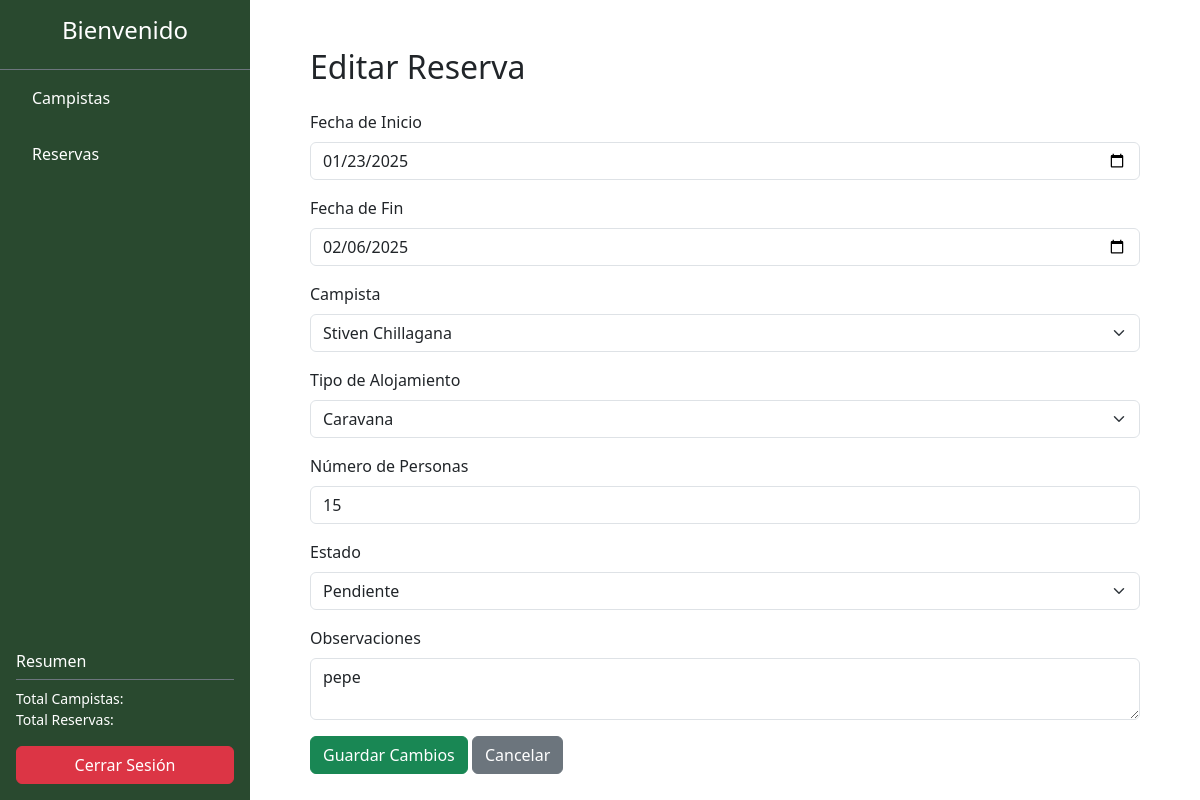
Screenshot of /reservas/editar/4/ (signed in) with the database file from the repository.
### Aplicaciones/Reservas_Camping_SD/models.py (models this page shows)
class Reserva(models.Model):
    TIPO_ALOJAMIENTO = [
        ('Tienda', 'Tienda'),
        ('Cabaña', 'Cabaña'),
        ('Caravana', 'Caravana'),
    ]
    ESTADO_RESERVA = [
        ('Confirmada', 'Confirmada'),
        ('Pendiente', 'Pendiente'),
        ('Cancelada', 'Cancelada'),
    ]
    fecha_inicio = models.DateField()
    fecha_fin = models.DateField()
    campista = models.ForeignKey(Campista, on_delete=models.CASCADE)
    usuario = models.ForeignKey(Usuario, on_delete=models.CASCADE)  # Relación con Usuario
    tipo_alojamiento = models.CharField(max_length=50, choices=TIPO_ALOJAMIENTO)
    numero_personas = models.PositiveIntegerField()
    estado = models.CharField(max_length=50, choices=ESTADO_RESERVA)
    observaciones = models.TextField(blank=True, null=True)

class Campista(models.Model):
    nombre_completo = models.CharField(max_length=100)
    correo_electronico = models.EmailField(unique=True)
    telefono = models.CharField(max_length=15)
    direccion = models.TextField(blank=True, null=True)
    usuario = models.ForeignKey('Usuario', on_delete=models.CASCADE)

### Aplicaciones/Reservas_Camping_SD/views.py (the view, shortened to what this page needs)
# urls.py: path('reservas/editar/<int:id>/', views.editar_reserva),  # Editar una reserva existente, identificada por su ID
def editar_reserva(request, id):
    reserva = Reserva.objects.filter(id=id, usuario__usuario=request.session['usuario']).first()  # Filtra por usuario actual
    if not reserva:
        messages.error(request, 'Reserva no encontrada o no tiene permiso para editarla.')
        return redirect('/reservas/')
    campistas = Campista.objects.all()
    reserva.fecha_inicio = reserva.fecha_inicio.strftime('%Y-%m-%d')
    reserva.fecha_fin = reserva.fecha_fin.strftime('%Y-%m-%d')
    return render(request, 'editar_reserva.html', {'reserva': reserva, 'campistas': campistas})

### Aplicaciones/Reservas_Camping_SD/templates/editar_reserva.html (shortened to what this page needs)
{% extends "plantilla.html" %}
{% block contenido %}
<div class="container">
    <h2 class="mb-4">Editar Reserva</h2>
    <form id="form_editar_reserva" method="POST" action="">
        <div class="mb-3">
            <label for="fecha_inicio" class="form-label">Fecha de Inicio</label>
            <input type="date" class="form-control" id="fecha_inicio" name="fecha_inicio" value="{{ reserva.fecha_inicio }}" required>
        </div>
        <div class="mb-3">
            <label for="fecha_fin" class="form-label">Fecha de Fin</label>
            <input type="date" class="form-control" id="fecha_fin" name="fecha_fin" value="{{ reserva.fecha_fin }}" required>
        </div>
        <div class="mb-3">
            <label for="campista" class="form-label">Campista</label>
            <select class="form-select" id="campista" name="campista" required>
                {% for campista in campistas %}
                <option value="{{ campista.id }}" {% if campista.id == reserva.campista.id %}selected{% endif %}>
                    {{ campista.nombre_completo }}
                </option>
                {% endfor %}
            </select>
        </div>
        <div class="mb-3">
            <label for="tipo_alojamiento" class="form-label">Tipo de Alojamiento</label>
            <select class="form-select" id="tipo_alojamiento" name="tipo_alojamiento" required>
                <option value="Caravana" {% if reserva.tipo_alojamiento == 'Caravana' %}selected{% endif %}>Caravana</option>
            </select>
        </div>
        <div class="mb-3">
            <label for="numero_personas" class="form-label">Número de Personas</label>
            <input type="number" class="form-control" id="numero_personas" name="numero_personas" value="{{ reserva.numero_personas }}" required>
        </div>
        <div class="mb-3">
            <label for="estado" class="form-label">Estado</label>
            <select class="form-select" id="estado" name="estado" required>
                <option value="Pendiente" {% if reserva.estado == 'Pendiente' %}selected{% endif %}>Pendiente</option>
            </select>
        </div>
        <div class="mb-3">
            <label for="observaciones" class="form-label">Observaciones</label>
            <textarea class="form-control" id="observaciones" name="observaciones">{{ reserva.observaciones }}</textarea>
        </div>
        <button type="submit" class="btn btn-success">Guardar Cambios</button>
        <a href="/reservas/" class="btn btn-secondary">Cancelar</a>
    </form>
</div>
{% endblock %}

### rows the page displays
Reserva: fecha_inicio "01/23/2025", fecha_fin "02/06/2025", campista "Stiven Chillagana", tipo_alojamiento "Caravana", numero_personas "15", estado "Pendiente", observaciones "pepe"
